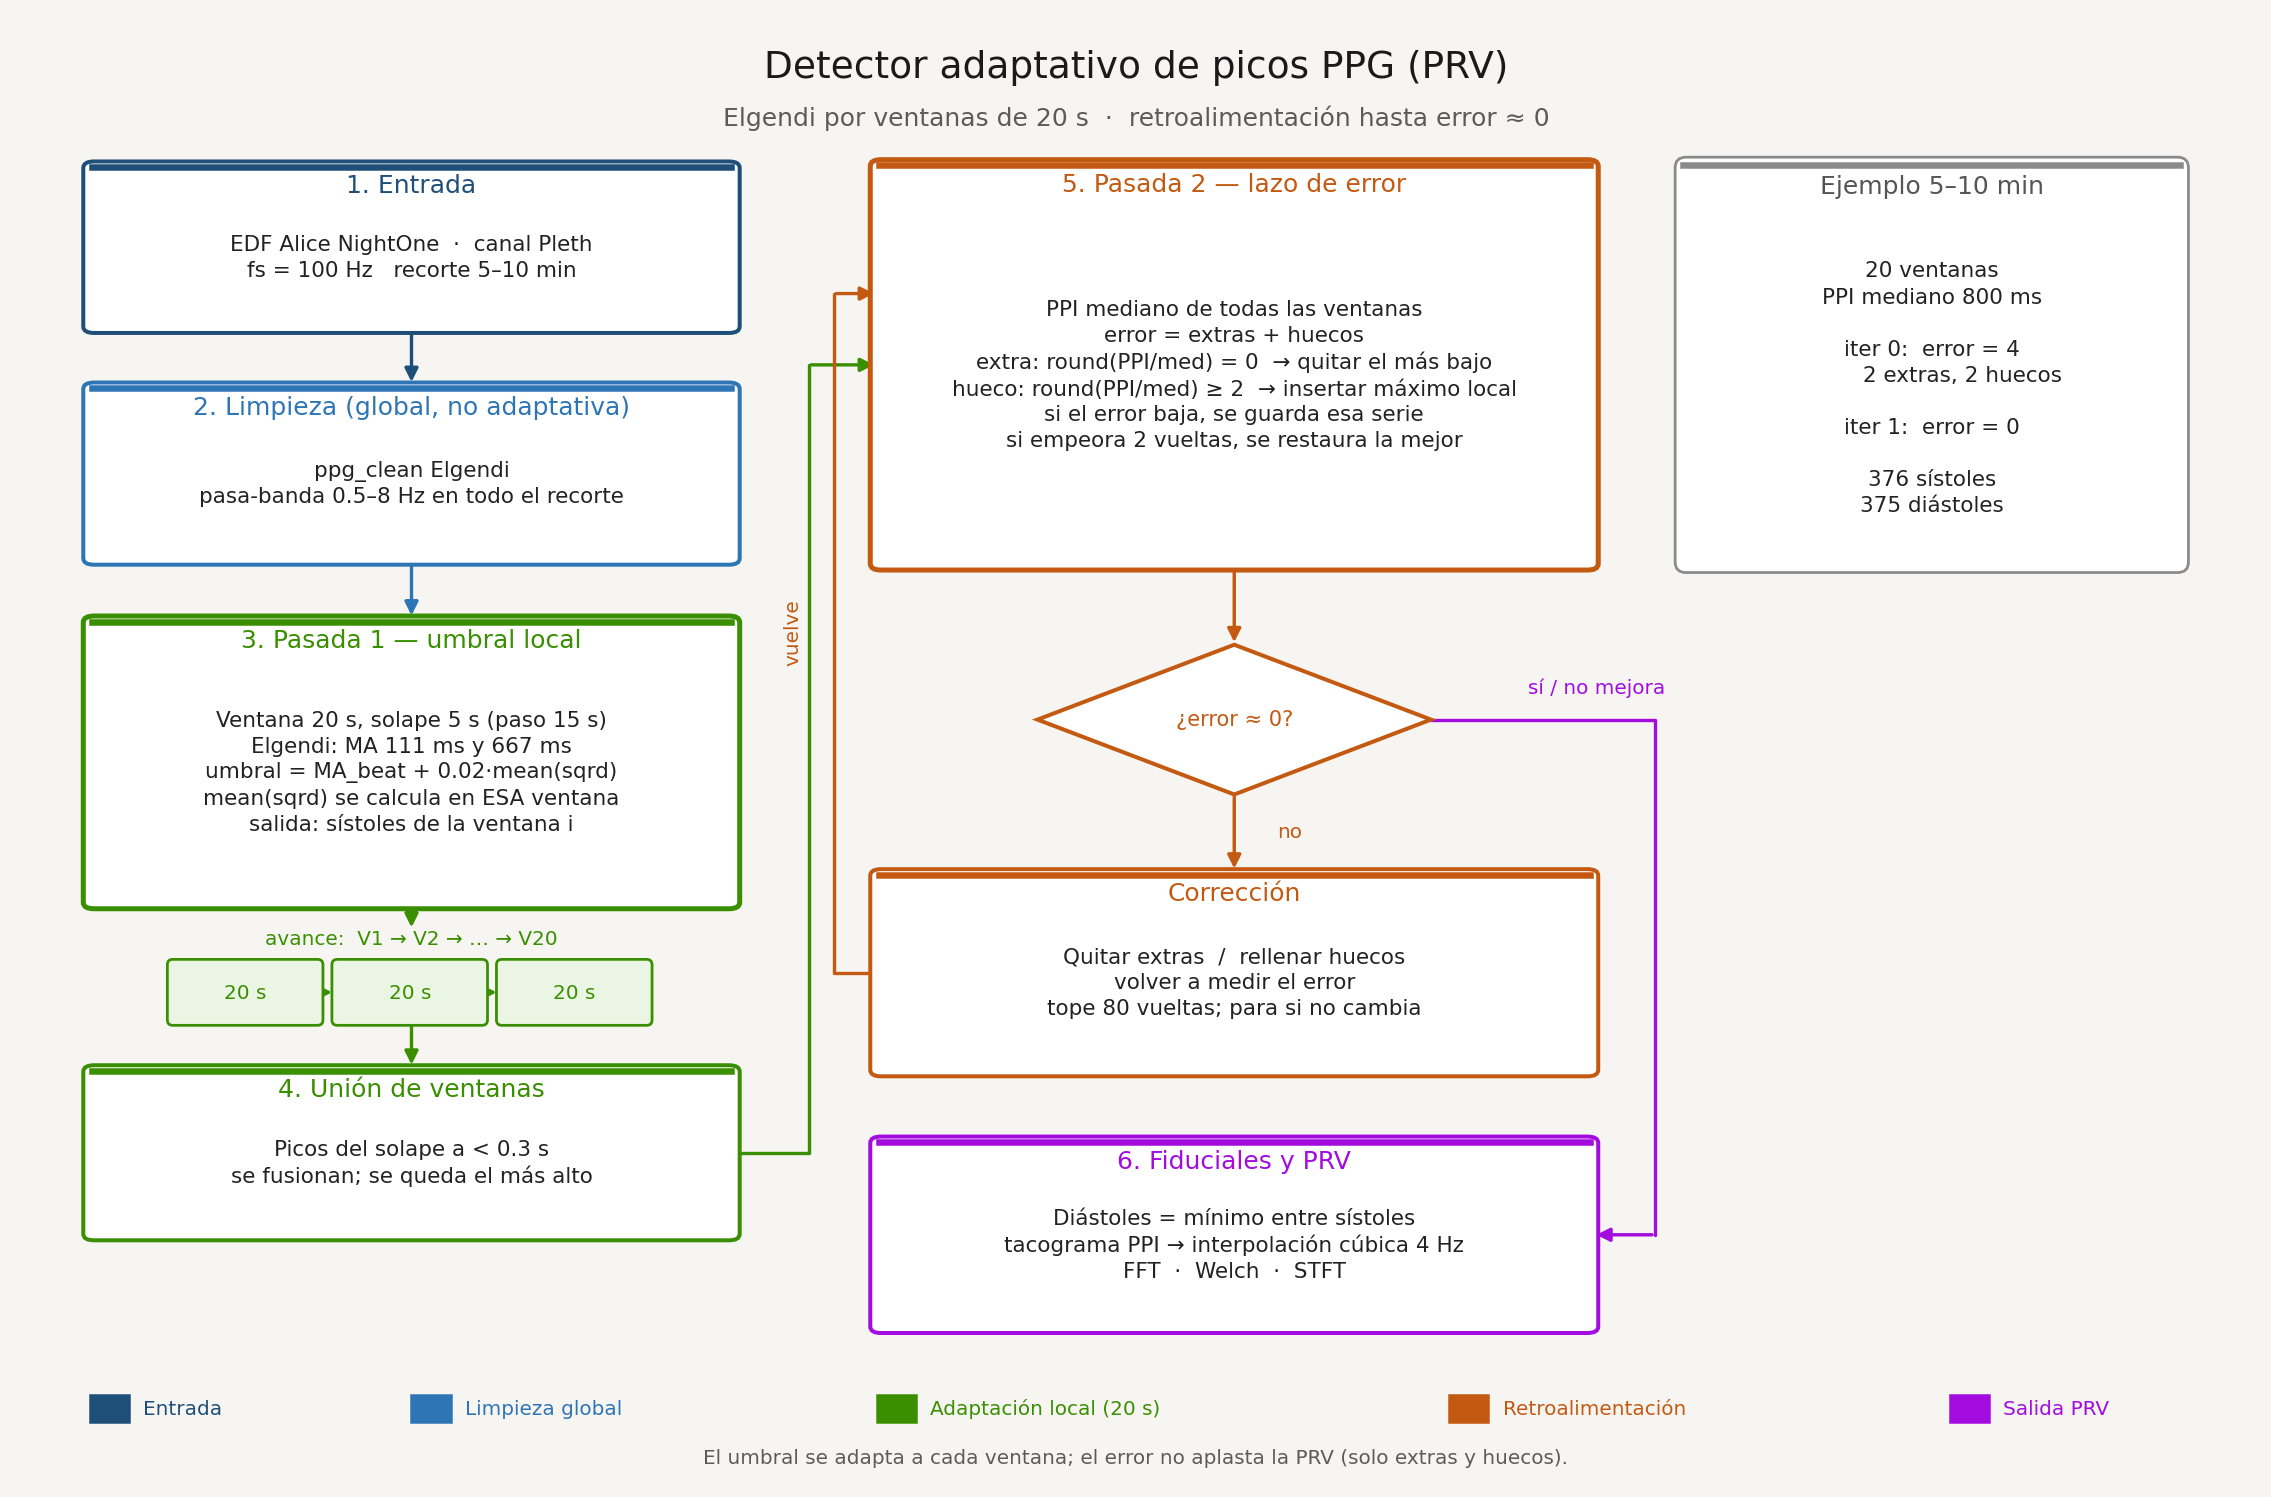

This chart was generated by the following Python code:
"""Diagrama del detector adaptativo (ventanas Elgendi + 2a pasada)."""
import matplotlib.pyplot as plt
from matplotlib.patches import FancyBboxPatch, Rectangle

OUT = r"D:\Escuela IPN\Servicio\LecturaEDF\diagrama_filtro_adaptativo.png"

# Paleta
C_IN = "#1f4e79"
C_CLEAN = "#2e75b6"
C_WIN = "#3A8F01"
C_LOOP = "#c45911"
C_OUT = "#a30bdf"
C_NEUT = "#5b5b5b"
BG = "#f7f5f2"
CARD = "#ffffff"

plt.rcParams.update({
    "font.family": "DejaVu Sans",
    "font.size": 9.5,
    "text.color": "#1a1a1a",
})

fig, ax = plt.subplots(figsize=(12.5, 8.2), dpi=180)
fig.patch.set_facecolor(BG)
ax.set_xlim(0, 125)
ax.set_ylim(0, 82)
ax.set_axis_off()
ax.set_facecolor(BG)


def box(x, y, w, h, title, lines, color, lw=1.6):
    p = FancyBboxPatch(
        (x, y), w, h,
        boxstyle="round,pad=0.35,rounding_size=0.6",
        facecolor=CARD,
        edgecolor=color,
        linewidth=lw,
        mutation_aspect=0.6,
        zorder=2,
    )
    ax.add_patch(p)
    ax.add_patch(Rectangle((x, y + h - 0.22), w, 0.22, color=color, zorder=3, clip_on=False))
    ax.text(x + w / 2, y + h - 1.15, title, ha="center", va="center",
            fontsize=10, fontweight="medium", color=color, zorder=4)
    body = "\n".join(lines)
    ax.text(x + w / 2, y + h / 2 - 0.55, body, ha="center", va="center",
            fontsize=8.6, color="#222", linespacing=1.35, zorder=4)
    return (x + w / 2, y, x + w / 2, y + h)


def diamond(cx, cy, w, h, text, color):
    xs = [cx, cx + w / 2, cx, cx - w / 2, cx]
    ys = [cy + h / 2, cy, cy - h / 2, cy, cy + h / 2]
    ax.fill(xs, ys, facecolor=CARD, edgecolor=color, linewidth=1.6, zorder=2)
    ax.text(cx, cy, text, ha="center", va="center", fontsize=8.4,
            color=color, fontweight="medium", zorder=4)
    return cx, cy


def arrow(x1, y1, x2, y2, color=C_NEUT):
    ax.annotate(
        "",
        xy=(x2, y2),
        xytext=(x1, y1),
        arrowprops=dict(
            arrowstyle="-|>",
            color=color,
            lw=1.35,
            mutation_scale=11,
            connectionstyle="arc3,rad=0",
            shrinkA=1,
            shrinkB=1,
        ),
        zorder=1,
    )


def wire(points, color=C_NEUT, head=True):
    xs = [p[0] for p in points]
    ys = [p[1] for p in points]
    if head and len(points) >= 2:
        ax.plot(xs[:-1], ys[:-1], color=color, lw=1.35, zorder=1, solid_capstyle="round")
        arrow(xs[-2], ys[-2], xs[-1], ys[-1], color)
    else:
        ax.plot(xs, ys, color=color, lw=1.35, zorder=1, solid_capstyle="round")


# Encabezado
ax.text(62.5, 79.2, "Detector adaptativo de picos PPG (PRV)",
        ha="center", va="center", fontsize=15, fontweight="medium", color="#1a1a1a")
ax.text(62.5, 76.4, "Elgendi por ventanas de 20 s  ·  retroalimentación hasta error ≈ 0",
        ha="center", va="center", fontsize=10, color=C_NEUT)

# Columna izquierda: adquisicion y pasada 1
box(4, 64.5, 36, 9.2, "1. Entrada",
    ["EDF Alice NightOne  ·  canal Pleth", "fs = 100 Hz   recorte 5–10 min"],
    C_IN)

box(4, 51.5, 36, 9.8, "2. Limpieza (global, no adaptativa)",
    ["ppg_clean Elgendi", "pasa-banda 0.5–8 Hz en todo el recorte"],
    C_CLEAN)

box(4, 32.2, 36, 16.0, "3. Pasada 1 — umbral local",
    ["Ventana 20 s, solape 5 s (paso 15 s)",
     "Elgendi: MA 111 ms y 667 ms",
     "umbral = MA_beat + 0.02·mean(sqrd)",
     "mean(sqrd) se calcula en ESA ventana",
     "salida: sístoles de la ventana i"],
    C_WIN, lw=2.0)

# Mini ventanas ilustrativas
ax.text(22, 30.3, "avance:  V1 → V2 → … → V20", ha="center", va="center",
        fontsize=8, color=C_WIN)
for i, lab in enumerate(["20 s", "20 s", "20 s"]):
    x0 = 8.5 + i * 9.2
    ax.add_patch(FancyBboxPatch(
        (x0, 25.6), 8.4, 3.4,
        boxstyle="round,pad=0.15,rounding_size=0.3",
        facecolor="#eaf5e3", edgecolor=C_WIN, linewidth=1.1, zorder=2,
    ))
    ax.text(x0 + 4.2, 27.3, lab, ha="center", va="center", fontsize=8, color=C_WIN)
arrow(16.9, 27.3, 17.7, 27.3, C_WIN)
arrow(26.1, 27.3, 26.9, 27.3, C_WIN)

box(4, 13.6, 36, 9.4, "4. Unión de ventanas",
    ["Picos del solape a < 0.3 s", "se fusionan; se queda el más alto"],
    C_WIN)

# Columna derecha: pasada 2
box(48, 51.2, 40, 22.6, "5. Pasada 2 — lazo de error",
    ["PPI mediano de todas las ventanas",
     "error = extras + huecos",
     "extra: round(PPI/med) = 0  → quitar el más bajo",
     "hueco: round(PPI/med) ≥ 2  → insertar máximo local",
     "si el error baja, se guarda esa serie",
     "si empeora 2 vueltas, se restaura la mejor"],
    C_LOOP, lw=2.0)

cx, cy = diamond(68, 42.6, 22, 8.4, "¿error ≈ 0?", C_LOOP)

box(48, 22.8, 40, 11.2, "Corrección",
    ["Quitar extras  /  rellenar huecos",
     "volver a medir el error",
     "tope 80 vueltas; para si no cambia"],
    C_LOOP)

box(48, 8.4, 40, 10.6, "6. Fiduciales y PRV",
    ["Diástoles = mínimo entre sístoles",
     "tacograma PPI → interpolación cúbica 4 Hz",
     "FFT  ·  Welch  ·  STFT"],
    C_OUT)

# Columna izquierda, en orden
arrow(22, 64.5, 22, 61.4, C_IN)
arrow(22, 51.5, 22, 48.3, C_CLEAN)
arrow(22, 32.2, 22, 30.8, C_WIN)
arrow(22, 25.6, 22, 23.1, C_WIN)

# Union -> pasada 2 (sube por el pasillo, no cruza cajas)
wire([(40, 18.3), (44.2, 18.3), (44.2, 62.5), (48, 62.5)], C_WIN)

# Lazo de error
arrow(68, 51.2, 68, 46.8, C_LOOP)
arrow(68, 38.4, 68, 34.1, C_LOOP)
ax.text(70.4, 36.0, "no", fontsize=8, color=C_LOOP)
wire([(48, 28.4), (45.6, 28.4), (45.6, 66.5), (48, 66.5)], C_LOOP)
ax.text(43.3, 47.5, "vuelve", fontsize=8, color=C_LOOP, rotation=90,
        va="center", ha="center")

# error ~ 0 -> fiduciales
wire([(79, 42.6), (91.5, 42.6), (91.5, 13.7), (88.1, 13.7)], C_OUT)
ax.text(84.4, 44.1, "sí / no mejora", fontsize=8, color=C_OUT)

# Panel ejemplo numerico
ax.add_patch(FancyBboxPatch(
    (93, 51.2), 28, 22.6,
    boxstyle="round,pad=0.35,rounding_size=0.6",
    facecolor=CARD, edgecolor="#8a8a8a", linewidth=1.1, zorder=2,
))
ax.add_patch(Rectangle((93, 73.58), 28, 0.22, color="#8a8a8a", zorder=3))
ax.text(107, 72.5, "Ejemplo 5–10 min", ha="center", va="center",
        fontsize=10, fontweight="medium", color="#555")
ax.text(107, 61.2,
        "20 ventanas\n"
        "PPI mediano 800 ms\n\n"
        "iter 0:  error = 4\n"
        "         2 extras, 2 huecos\n\n"
        "iter 1:  error = 0\n\n"
        "376 sístoles\n375 diástoles",
        ha="center", va="center", fontsize=8.6, color="#222", linespacing=1.38)

# Leyenda
ax.add_patch(Rectangle((4, 3.2), 2.2, 1.5, color=C_IN))
ax.text(7.0, 3.95, "Entrada", va="center", fontsize=8, color=C_IN)
ax.add_patch(Rectangle((22, 3.2), 2.2, 1.5, color=C_CLEAN))
ax.text(25.0, 3.95, "Limpieza global", va="center", fontsize=8, color=C_CLEAN)
ax.add_patch(Rectangle((48, 3.2), 2.2, 1.5, color=C_WIN))
ax.text(51.0, 3.95, "Adaptación local (20 s)", va="center", fontsize=8, color=C_WIN)
ax.add_patch(Rectangle((80, 3.2), 2.2, 1.5, color=C_LOOP))
ax.text(83.0, 3.95, "Retroalimentación", va="center", fontsize=8, color=C_LOOP)
ax.add_patch(Rectangle((108, 3.2), 2.2, 1.5, color=C_OUT))
ax.text(111.0, 3.95, "Salida PRV", va="center", fontsize=8, color=C_OUT)

ax.text(62.5, 1.2,
        "El umbral se adapta a cada ventana; el error no aplasta la PRV (solo extras y huecos).",
        ha="center", va="center", fontsize=8, color=C_NEUT)

fig.tight_layout(pad=0.3)
fig.savefig(OUT, dpi=180, facecolor=fig.get_facecolor(), bbox_inches="tight")
print(OUT)
